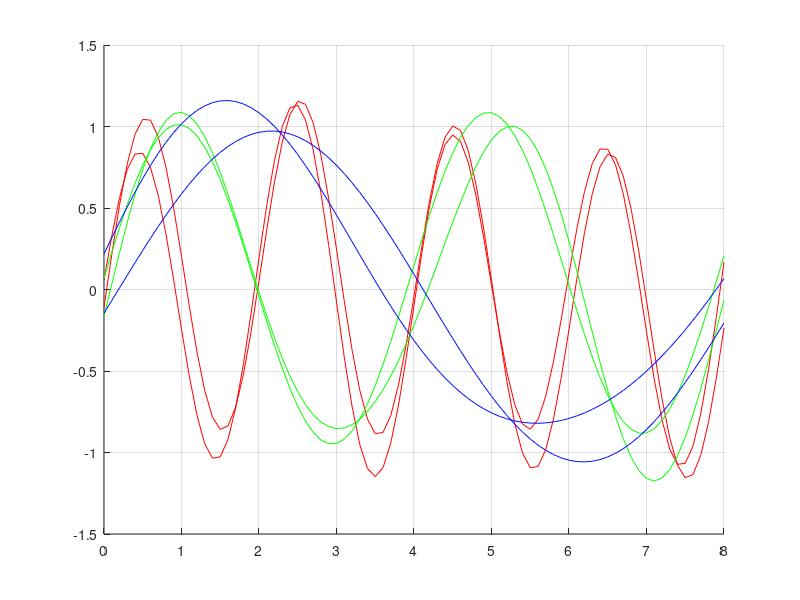

The MATLAB source for this figure:
%%%%%%%%%%%%%%%%%%%%%%%%%%%%%%%%%%%%%%%%%%%%%%%%%%%%%%%%%%%%%%%%%%%%%%%%%%%%%%%%
%                                                                              %
%                             Generate and Plot                                %
%                   N-classes Labelled Eigenmodes Time Series                  %
%                                                                              %
%                                                   Juan Ignacio Mendoza Garay %
%                                                             Doctoral Student %
%                                   Music Department - University of Jyväskylä %
%                                                                   July, 2015 %
%                                                                              %
%%%%%%%%%%%%%%%%%%%%%%%%%%%%%%%%%%%%%%%%%%%%%%%%%%%%%%%%%%%%%%%%%%%%%%%%%%%%%%%%
clear all
clc
% ------------------------------------------------------------------------------
% Generate artificial time series that mimick bodily movement to music with 
% clear beat.
% ------------------------------------------------------------------------------
% INPUT VARIABLES:

beats = 8;  % <---------- amount of beats
srate = 10; % <---------- sampling rate in Hz
periods = [2 4 8]; % <--- period of the classes (1/Eigenfrequencies)
amt_ser = [2 2 2]; % <--- amount of series for each class
reorder_rand = 1;  % <--- reorder time series randomly (1 = yes, 0 = no)
dataset_label = 1; % <--- label of the dataset
% 0 = series
% 1 = series_train
% 2 = series_test

% Note: labels will be the indexes of "periods", same as "amt_ser".
% ------------------------------------------------------------------------------

tot_amt_ser = sum(amt_ser);
amt_classes = size(amt_ser,2);

x = [0:(1/srate):beats]; % time grid 

close all
figure
set(gca, 'XTick',[0:1:16]); grid on; hold on
cm = colormap(hsv(64));
cm_step = round(size(cm,1)/amt_classes);

% make and plot signals:
series = zeros(tot_amt_ser,size(x,2)+1);
counter = 1;
for i_classes = 1:amt_classes % classes
  colour = cm(1 + (i_classes-1)*cm_step,:);
    for i_series = 1:amt_ser(i_classes) % series per class

      series(counter,1) = i_classes; % first row has the index
    
      series(counter,2:end) = sin(x*pi*2/(periods(i_classes)) + randn(1)/8)...
      +(sin(x*pi/4*randn(1)*2)/6+randn(1)/100);  % the series with some randomness

      plot(x,series(counter,2:end),...
      'color',colour) % plot series with a different colour for each class
      
      counter = counter + 1;
    end
end
hold off

% reorder classes randomly:
if reorder_rand == 1
     series_unsorted = series;
    [~, rnd_ind] = sort(rand(1,tot_amt_ser));
    for rows = 1:tot_amt_ser
      series(rows,:) = series_unsorted(rnd_ind(rows),:); 
    end
end

% save series:
if dataset_label == 0;
    save labelled_series.mat series
elseif dataset_label == 1;
    series_train = series;
    save labelled_series_train.mat series_train
elseif dataset_label == 2;
    series_test = series;
    save labelled_series_test.mat series_test
end

disp 'ready'